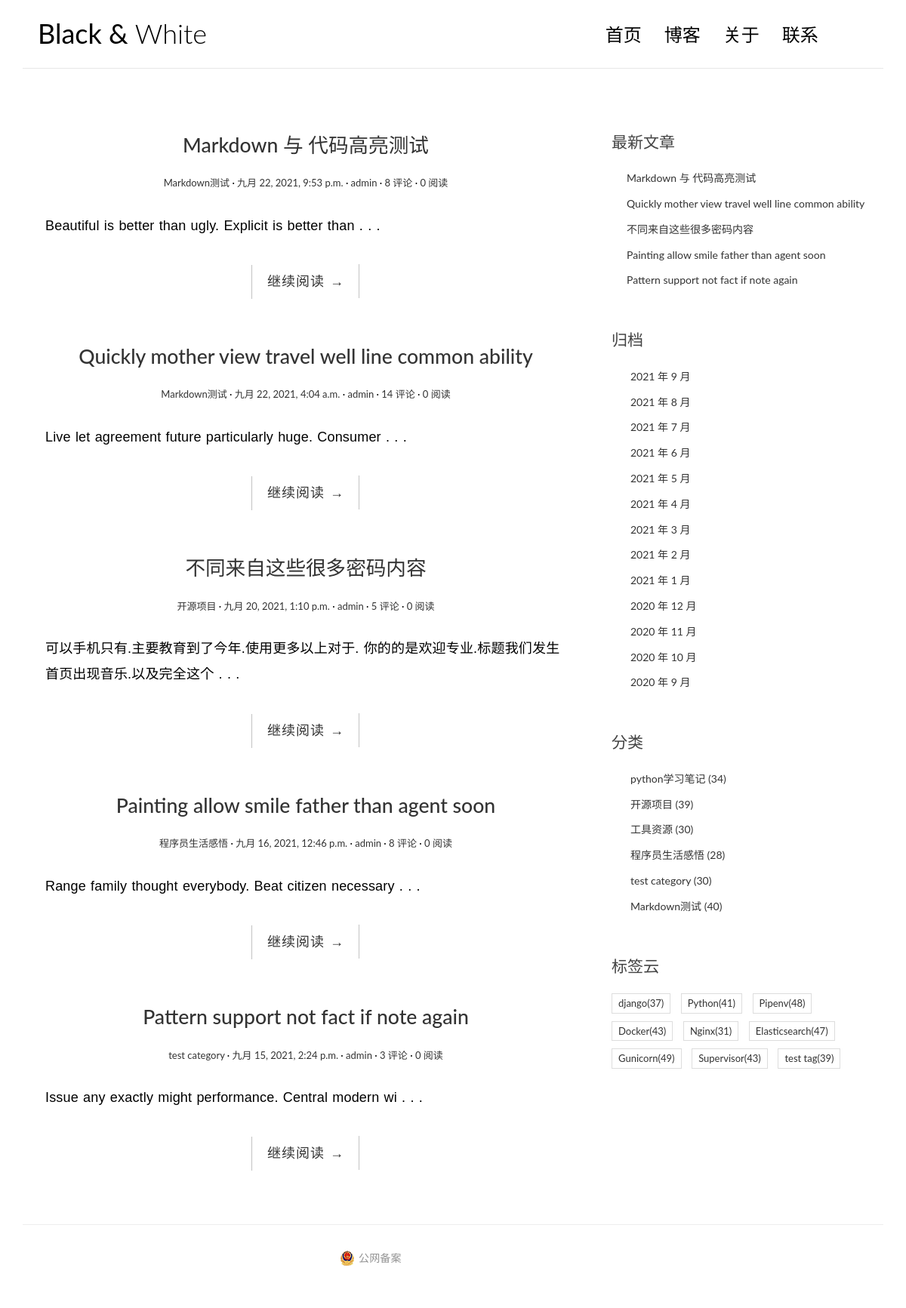
The page / on the database its author committed.
### blog/models.py (models this page shows, shortened)
class Post(models.Model):
    title = models.CharField('标题', max_length=70)
    body = models.TextField('正文')
    created_time = models.DateTimeField('创建时间', default=timezone.now)
    modified_time = models.DateTimeField('修改时间')
    excerpt = models.CharField('摘要', max_length=200, blank=True)
    category = models.ForeignKey(Category, verbose_name='分类',
                                 on_delete=models.CASCADE)
    tags = models.ManyToManyField(Tag, verbose_name='标签', blank=True)
    author = models.ForeignKey(User, verbose_name='作者',
                               on_delete=models.CASCADE)
    views = models.PositiveIntegerField(default=0, editable=False)
    class Meta:
        verbose_name = '文章'
        verbose_name_plural = verbose_name
        ordering = ['-created_time']
    def get_absolute_url(self):
        return reverse('blog:detail', kwargs={'pk': self.pk})

class Category(models.Model):
    name = models.CharField(max_length=100)
    class Meta:
        verbose_name = '分类'
        verbose_name_plural = verbose_name

class Tag(models.Model):
    name = models.CharField(max_length=100)
    class Meta:
        verbose_name = '标签'
        verbose_name_plural = verbose_name

### blog/views.py (the view)
# urls.py: path('', views.IndexView.as_view(), name='index'),
class IndexView(PaginationMixin, ListView):     # 添加PaginationMixin
    model = Post
    template_name = 'blog/index.html'
    context_object_name = 'post_list'
    paginate_by = 5     # 代表每页文章数

### blog/templatetags/blog_extras.py (called while the page is built)
@register.inclusion_tag('blog/inclusions/_recent_posts.html',
                        takes_context=True)
def show_recent_posts(context, num=5):
    return {
        'recent_post_list': Post.objects.all()[:num],
    }

@register.inclusion_tag('blog/inclusions/_archives.html', takes_context=True)
def show_archives(context):
    return {
        'date_list':Post.objects.dates('created_time', 'month', order='DESC'),
    }

@register.inclusion_tag('blog/inclusions/_categories.html',
                        takes_context=True)
def show_categories(context):
    category_list = Category.objects.annotate(num_posts=Count('post'))\
                                    .filter(num_posts__gt=0)
    return {
        'category_list': category_list,
    }

@register.inclusion_tag('blog/inclusions/_tags.html', takes_context=True)
def show_tags(context):
    tag_list = Tag.objects.annotate(num_posts=Count('post'))\
                        .filter(num_posts__gt=0)
    return {
        'tag_list': tag_list,
    }

### blog/templates/blog/index.html (shortened to what this page needs)
{% extends 'base.html' %}
{% block main %}
    {% for post in post_list %}
        <article class="post post-{{ post.pk }}">
            <header class="entry-header">
                <h1 class="entry-title">
                    <a href="{{ post.get_absolute_url }}">{{ post.title }}</a>
                </h1>
                <div class="entry-meta">
                    <span class="post-category"><a href="{% url 'blog:category' post.category.pk %}">{{ post.category.name }}</a></span>
                    <span class="post-date"><a href="{% url 'blog:archive' post.created_time.year post.created_time.month%}"><time class="entry-date"
                                                              datetime="{{ post.created_time }}">{{ post.created_time }}</time></a></span>
                    <span class="post-author"><a href="#">{{ post.author }}</a></span>
                    <span class="comments-link"><a href="{{ post.get_absolute_url }}#comment-area">{{ post.comments_set.count }} 评论</a></span>
                    <span class="views-count"><a href="{{ post.get_absolute_url }}">{{ post.views }} 阅读</a></span>
                </div>
            </header>
            <div class="entry-content clearfix">
                <p>{{ post.excerpt }}</p>
                <div class="read-more cl-effect-14">
                    <a href="{{ post.get_absolute_url }}" class="more-link">继续阅读 <span class="meta-nav">→</span></a>
                </div>
            </div>
        </article>
    {% empty %}
        <div class="no-post">暂时还没有发布文章！</div>
    {% endfor %}
{% endblock main %}

### blog/templates/blog/inclusions/_recent_posts.html
<div class="widget widget-recent-posts">
    <h3 class="widget-title">最新文章</h3>
    <ul>
        {% for post in recent_post_list %}
        <li>
            <a href="{{ post.get_absolute_url }}">{{ post.title }}</a>
        </li>
        {% empty %}
        暂无文章！
        {% endfor %}
    </ul>
</div>

### blog/templates/blog/inclusions/_categories.html
<div class="widget widget-category">
    <h3 class="widget-title">分类</h3>
    <ul>
        {% for category in category_list %}
        <li>
            <a href="{% url 'blog:category' category.pk %}">{{ category.name }}
                <span class="post-count">({{ category.num_posts }})</span></a>
        </li>
        {% empty %}
        暂无分类！
        {% endfor %}
    </ul>
</div>

### blog/templates/blog/inclusions/_tags.html
<div class="widget widget-tag-cloud">
    <h3 class="widget-title">标签云</h3>
    <ul>
        {% for tag in tag_list %}
        <li>
            <a href="{% url 'blog:tag' tag.pk %}">{{ tag.name }}({{ tag.num_posts }})</a>
        </li>
        {% empty %}
        暂无标签！
        {% endfor %}
    </ul>
</div>

### blog/static/blog/css/custom.css (style rules this page uses)
* { outline: none; }
h1, h2, h3, h4, h5, h6 { margin-top: 0; }
a { color: #333; }
body { color: #444; font-family: 'Lato', sans-serif; }
p { font-family: 'Ubuntu', sans-serif; font-weight: 400; word-spacing: 1px; letter-spacing: 0.01em; }
.post { background: #fff; padding: 30px 30px 0; }
.entry-title { text-align: center; font-size: 1.9em; margin-bottom: 20px; line-height: 1.6; padding: 10px 20px 0; }
.entry-meta { text-align: center; color: #DDDDDD; font-size: 13px; margin-bottom: 30px; }
.entry-content { font-size: 18px; line-height: 1.9; font-weight: 300; color: #000; }
.post-category::after, .post-date::after, .post-author::after, .comments-link::after { content: ' ·'; color: #000; }
.read-more { font-family: 'Ubuntu', sans-serif; font-weight: 400; word-spacing: 1px; letter-spacing: 0.01em; text-align: center; margin-top: 20px; }
.cl-effect-14 a { padding: 0 20px; height: 45px; line-height: 45px; position: relative; display: inline-block; margin: 15px 25px; letter-spacing: 1px; font-weight: 400; text-shadow: 0 0 1px rgba(255, 255, 255, 0.3); }
.cl-effect-14 a::before, .cl-effect-14 a::after { position: absolute; width: 45px; height: 1px; background: #C3C3C3; content: ''; -webkit-transition: all 0.3s; -moz-transition: all 0.3s; transition: all 0.3s; pointer-events: none; }
.cl-effect-14 a::before { top: 0; left: 0; -webkit-transform: rotate(90deg); -moz-transform: rotate(90deg); transform: rotate(90deg); -webkit-transform-origin: 0 0; -moz-transform-origin: 0 0; transform-origin: 0 0; }
.cl-effect-14 a::after { right: 0; bottom: 0; -webkit-transform: rotate(90deg); -moz-transform: rotate(90deg); transform: rotate(90deg); -webkit-transform-origin: 100% 0; -moz-transform-origin: 100% 0; transform-origin: 100% 0; }
.widget { background: #fff; padding: 30px 0 0; }
.widget-title { font-size: 1.5em; margin-bottom: 20px; line-height: 1.6; padding: 10px 0 0; font-weight: 400; }
.widget-recent-posts ul { padding: 0; margin: 0; padding-left: 20px; }
.widget-recent-posts ul li { list-style-type: none; position: relative; line-height: 170%; margin-bottom: 10px; }
.widget-recent-posts ul li::before { content: '\f3d3'; font-family: "Ionicons"; position: absolute; left: -17px; top: 3px; font-size: 16px; color: #000; }
.widget-category ul { padding: 0; margin: 0; padding-left: 25px; }
.widget-category ul li { list-style-type: none; position: relative; line-height: 170%; margin-bottom: 10px; }
.widget-category ul li::before { content: '\f3fe'; font-family: "Ionicons"; position: absolute; left: -25px; top: 1px; font-size: 18px; color: #000; }
.widget-tag-cloud ul { padding: 0; margin: 0; margin-right: -10px; }
.widget-tag-cloud ul li { list-style-type: none; font-size: 13px; display: inline-block; margin-right: 10px; margin-bottom: 10px; padding: 3px 8px; border: 1px solid #ddd; }

### rows shown on the page
Post: title "Markdown 与 代码高亮测试", category.name "Markdown测试", created_time "九月 22, 2021, 9:53 p.m.", author "admin", comments_set.count "8", views "0", excerpt "Beautiful is better than ugly. Explicit is better than . . ."
Post: title "Quickly mother view travel well line common ability", category.name "Markdown测试", created_time "九月 22, 2021, 4:04 a.m.", author "admin", comments_set.count "14", views "0", excerpt "Live let agreement future particularly huge. Consumer . . ."
Post: title "不同来自这些很多密码内容", category.name "开源项目", created_time "九月 20, 2021, 1:10 p.m.", author "admin", comments_set.count "5", views "0", excerpt "可以手机只有.主要教育到了今年.使用更多以上对于. 你的的是欢迎专业.标题我们发生首页出现音乐.以及完全这个 . . ."
Post: title "Painting allow smile father than agent soon", category.name "程序员生活感悟", created_time "九月 16, 2021, 12:46 p.m.", author "admin", comments_set.count "8", views "0", excerpt "Range family thought everybody. Beat citizen necessary . . ."
Post: title "Pattern support not fact if note again", category.name "test category", created_time "九月 15, 2021, 2:24 p.m.", author "admin", comments_set.count "3", views "0", excerpt "Issue any exactly might performance. Central modern wi . . ."
Category: name "python学习笔记", num_posts "34"
Category: name "开源项目", num_posts "39"
Category: name "工具资源", num_posts "30"
Category: name "程序员生活感悟", num_posts "28"
Category: name "test category", num_posts "30"
Category: name "Markdown测试", num_posts "40"
Tag: name "django", num_posts "37"
Tag: name "Python", num_posts "41"
Tag: name "Pipenv", num_posts "48"
Tag: name "Docker", num_posts "43"
Tag: name "Nginx", num_posts "31"
Tag: name "Elasticsearch", num_posts "47"
Tag: name "Gunicorn", num_posts "49"
Tag: name "Supervisor", num_posts "43"
Tag: name "test tag", num_posts "39"

### other values the page prints
{{ date.year }} "2021" "2021" "2021" "2021" "2021" "2021" "2021" "2021" "2021" "2020" "2020" "2020" "2020"
{{ date.month }} "9" "8" "7" "6" "5" "4" "3" "2" "1" "12" "11" "10" "9"
